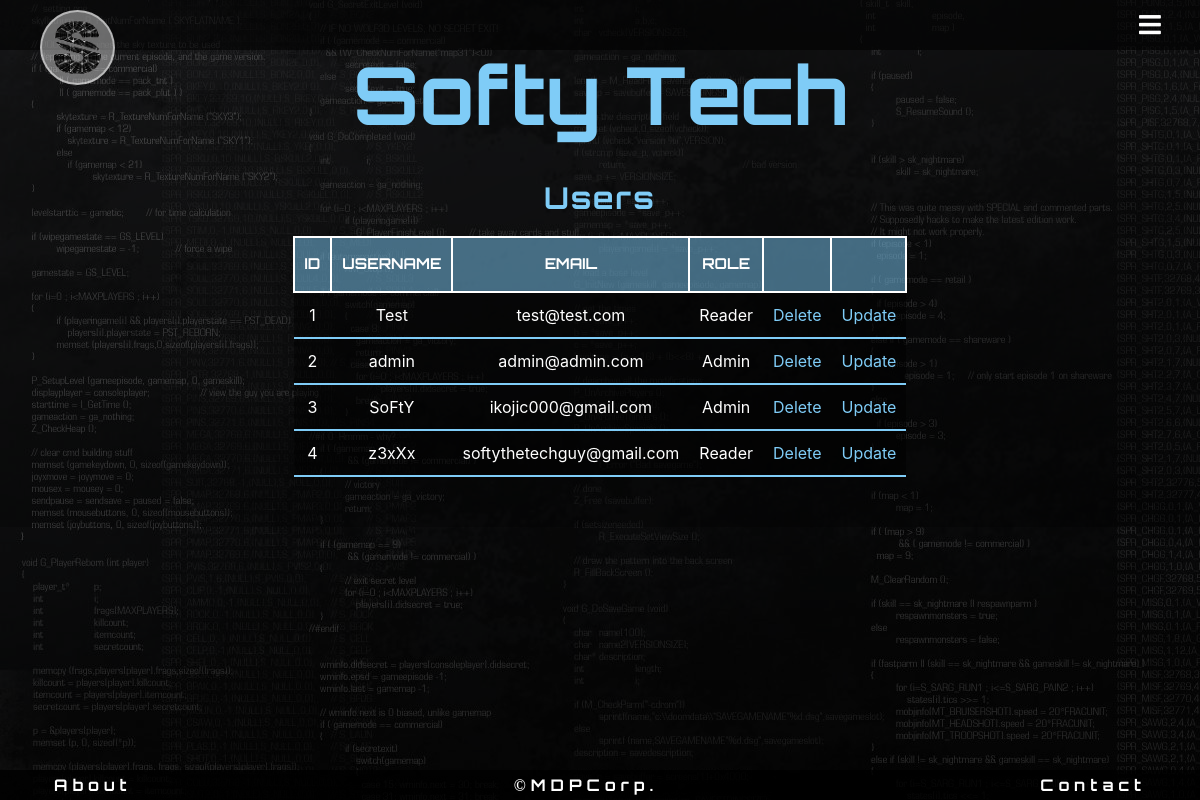
Before: /admin/users (signed in) with the older database file.
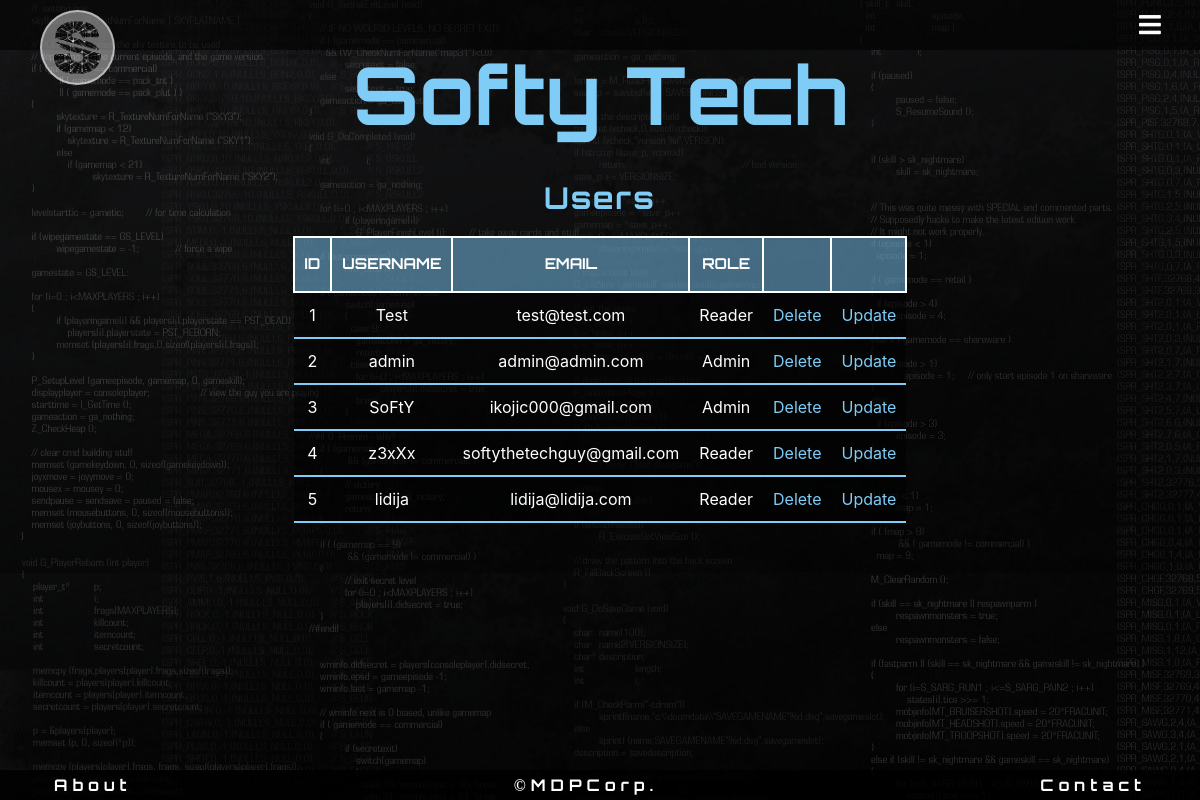
After: the same page with the newer database file.
### flaskblog/models.py (models this page shows, shortened)
class User(db.Model, UserMixin):
    __tablename__ = 'users'
    id = db.Column(db.Integer, primary_key=True)
    username = db.Column(db.String(15), unique=True, nullable=False)
    email = db.Column(db.String(30), unique=True, nullable=False)
    email_confirmed_at = db.Column(db.DateTime(), default=datetime.utcnow)
    password = db.Column(db.String(60), nullable=False)
    roles = db.relationship('Role', secondary='user_roles')
    comments = db.relationship('Comment', backref = 'user', lazy= 'dynamic')
    active = db.Column(db.Boolean(), default=True)

class Role(db.Model):
    __tablename__ = 'roles'
    id = db.Column(db.Integer(), primary_key=True)
    name = db.Column(db.String(50), unique=True)

### flaskblog/users/routes.py (the view)
@users.route("/admin/users")
@login_required
@roles_required('Admin')
def userList():
    users = User.query.all()
    return render_template('admin_Users.html', users=users)

### flaskblog/templates/admin_Users.html
{% extends "admin_Base.html" %}
{% block content %}
<h2>Users</h2>
<table>
    <tr>
        <th>ID</th>
        <th>Username</th>
        <th>Email</th>
        <th>Role</th>
        <th></th>
        <th></th>
    </tr>
    {% for user in users %}
    <tr>
        <td>{{user.id}}</td>
        <td>{{user.username}}</td>
        <td>{{user.email}}</td>
        <td>{{ user.roles[0].name }}</td>
        <td><a href="{{ url_for('users.delete_user', user_id=user.id) }}">Delete</a></td>
        <td><a href="{{ url_for('users.update_user', user_id=user.id) }}">Update</a></td>
    </tr>
    {% endfor %}
</table>
{% endblock %}

### flaskblog/templates/admin_Base.html (shortened to what this page needs)
<!DOCTYPE html>
<html>
<head>
    <link rel="stylesheet" href="https://stackpath.bootstrapcdn.com/bootstrap/4.1.3/css/bootstrap.min.css">
    <link rel="stylesheet" type="text/css" href="{{ url_for('static', filename='css/adminCSS.css') }}">
    <link rel="stylesheet" href="{{ url_for('static', filename='css/form.css') }}">
    <link rel="stylesheet" href="{{ url_for('static', filename='css/test.css') }}">
    <link rel="stylesheet" href="https://use.fontawesome.com/releases/v5.5.0/css/all.css"
>
</head>
<body>
    {% include "includes/admin_Header.html" %}
    <div class="container">
        {% block content%}
        {% endblock %}
    </div>
    {% include "includes/admin_Footer.html" %}
</body>
</html>

### flaskblog/templates/includes/admin_Header.html
<header>
    <div class="navbar">
        <a href="/" id="logo"></a>
        <a class="btnAdminMenu">
            <i class="fas fa-bars"></i>
        </a>
    </div>
    <div class="title" id="titleID">
        <h1>Softy Tech</h1>
    </div>
</header>

### flaskblog/templates/includes/admin_Footer.html
<footer>
    <div class="footer-full">
        <a href="{{ url_for('about') }}" class="footerBtn" id="aboutBtn">About</a>
        <a href="{{ url_for('login') }}" class="footerBtn" id="creditsBtn">&copyMDPCorp.</a>
        <a href="{{ url_for('contact') }}" class="footerBtn" id="contactBtn">Contact</a>
    </div>
</footer>

### flaskblog/static/css/adminCSS.css (style rules this page uses)
#logo { background: rgba(255, 255, 255, 0.4); background-image: url(images/SoftyTech.png); background-size: contain; float: left; height: 75px; width: 75px; margin: 10px 0 0 50px; border: solid rgba(255, 255, 255, 0.5) 2px; border-radius: 50%; position: fixed; top: 0; left: -10px; }
.navbar { height: 50px; overflow: hidden; display: flex; align-items: center; vertical-align: middle; background: rgba(0, 0, 0, .6); width: 100%; position: fixed; top: 0; right: 0; z-index: 1000; }
.btnAdminMenu { color: white; font-size: 25px; position: absolute; right: 0; height: 50px; width: 50px; text-align: center; line-height: 50px; margin-right: 25px; cursor: pointer; transition: color 1s; z-index: 1000; }
.btnAdminMenu i { color: white; }
.title { width: 80%; height: 100px; margin: 30px auto 0 auto; text-align: center; }
#titleID h1 { margin: 0; padding: 0; color: #7FCCF7; font-size: 80px; font-family: 'Orbitron'; font-weight: bolder; line-height: 1.6; }
footer { position: fixed; left: 0; bottom: 0; background-color: rgba(0, 0, 0, .8); width: 100%; height: 30px; }
.footer-full { width: 91%; margin: 0 auto; text-align: center; }
.footerBtn { color: white; text-decoration: none; font-family: 'Orbitron'; font-weight: bold; line-height: 30px; letter-spacing: 5px; }
#aboutBtn { float: left; }
#contactBtn { float: right; }
body { background: linear-gradient(to bottom right, rgba(0, 0, 0, .6), rgba(0, 0, 0, .8)), url(images/background.jpg) fixed; margin: 5px 0 5px 0; }
h2 { text-align: center; color: #7FCCF7; font-family: 'Orbitron'; font-weight: bold; font-size: 30px; margin-top: 50px; letter-spacing: 2px; }
table { width: 50%; margin: 0 auto; margin-top: 20px; margin-bottom: 50px; color: white; }
th { background: rgba(127, 204, 247, .5); text-align: center; padding: 15px 10px; border: solid 2px white; text-transform: uppercase; font-family: 'Orbitron'; font-size: 15px; }
td { background: rgba(0, 0, 0, .5); margin: 5px; padding: 10px; border-bottom: solid 2px #7FCCF7; text-align: center; max-width: 300px; }
td a { color: #7FCCF7; text-decoration: none; }

Changed rows visible on the page:
added User: id "5", username "lidija", email "lidija@lidija.com", name "Reader"
